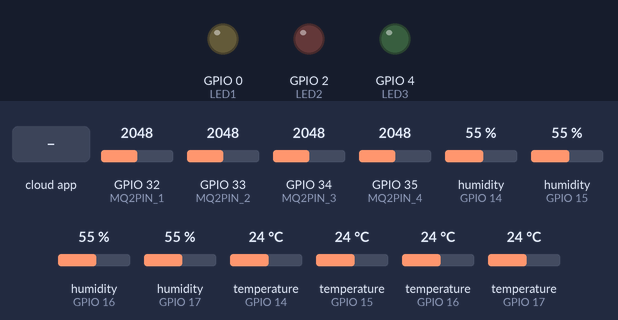
Bench run of a program on a simulated ESP32. Shown: output pins drawn as LEDs (lit = HIGH). The test bench sets the inputs (shaded band); at power-on: GPIO 32 (MQ2PIN_1) = 2048, GPIO 33 (MQ2PIN_2) = 2048, GPIO 34 (MQ2PIN_3) = 2048, GPIO 35 (MQ2PIN_4) = 2048, humidity (sensors on GPIO 14, GPIO 15, GPIO 16, GPIO 17) 55 %, temperature (sensors on GPIO 14, GPIO 15, GPIO 16, GPIO 17) 24 °C. WiFi joins after 1.5 s; servers stay silent unless stated; the Firebase database answers and starts empty; what the program prints to the serial monitor is not drawn.

Above: at 2.7 s.
2.8 s: the phone or cloud app sets dienthoai to 1
At 4.0 s:
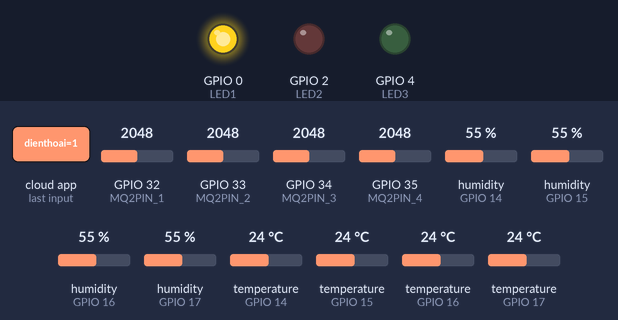
6.9 s: the phone or cloud app sets den1 to 1
At 11.7 s:
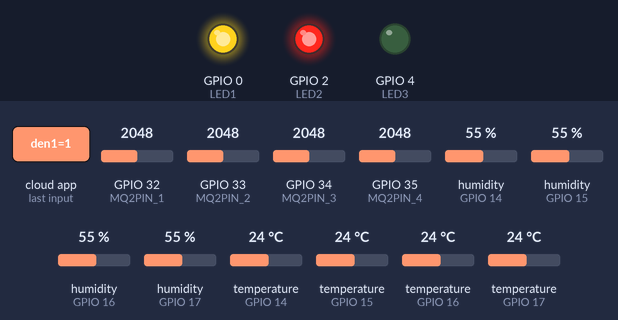
12.4 s: the phone or cloud app sets loa to 1
At 19.4 s:
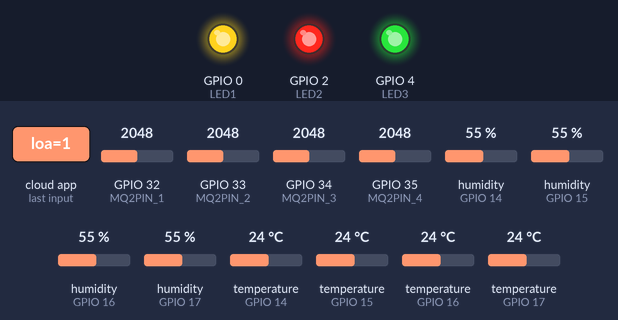
19.9 s: the phone or cloud app sets dienthoai to 0
At 26.1 s:
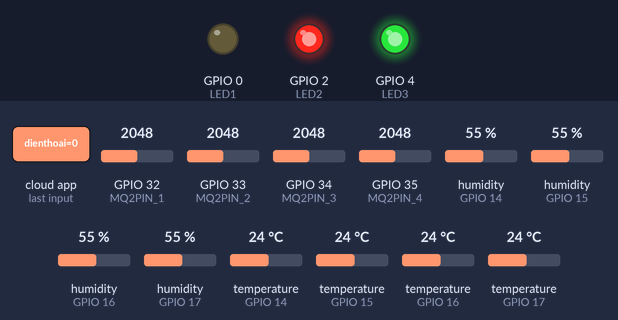
26.9 s: the phone or cloud app sets den1 to 0
At 33.8 s:
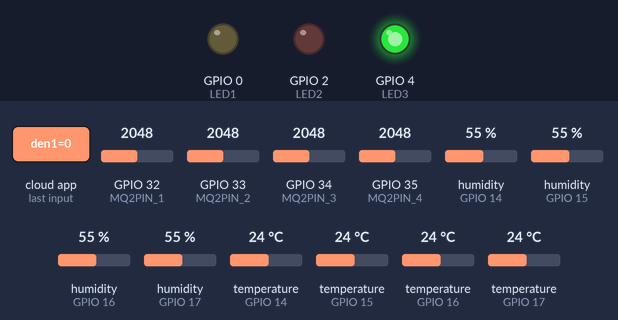
34.3 s: the phone or cloud app sets loa to 0
At 41.4 s:
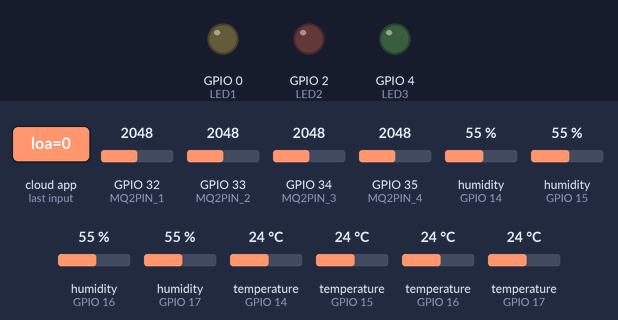
Timing chart, 0 to 42.8 s (numbered marks = the images above; inputs shaded):
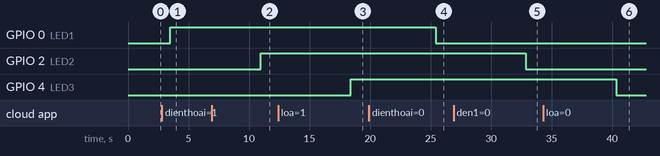

Measured:
- after the input at 2.8 s, GPIO 0 (LED1): LOW → HIGH after 0.71 s
- after the input at 6.9 s, GPIO 2 (LED2): LOW → HIGH after 4.1 s
- after the input at 12.4 s, GPIO 4 (LED3): LOW → HIGH after 6.0 s
- after the input at 19.9 s, GPIO 0 (LED1): HIGH → LOW after 5.5 s
- after the input at 26.9 s, GPIO 2 (LED2): HIGH → LOW after 6.0 s
- after the input at 34.3 s, GPIO 4 (LED3): HIGH → LOW after 6.0 s

The program:

main.cpp
```cpp
#include <DHT.h>
#include <Firebase_ESP_Client.h>
#include <WiFi.h>

// Thông tin kết nối WiFi
#define WIFI_SSID "Wokwi-GUEST"
#define WIFI_PASSWORD ""

// Thông tin Firebase
#define FIREBASE_HOST "https://smart-25b7d-default-rtdb.firebaseio.com/"
#define FIREBASE_AUTH "Uffn2iuXmJPbF0O1KIS1OXWr9EswvYPhqLalf1Zs"

// Cấu hình cảm biến DHT
#define DHTTYPE DHT22
#define DHTPIN_1 14
#define DHTPIN_2 15
#define DHTPIN_3 16
#define DHTPIN_4 17

// Cấu hình cảm biến MQ2
#define MQ2PIN_1 32
#define MQ2PIN_2 33
#define MQ2PIN_3 34
#define MQ2PIN_4 35
#define R0 10.0  // Điện trở MQ2 trong môi trường sạch, cần điều chỉnh tùy hệ thống


// Cấu hình LED
#define LED1 0
#define LED2 2
#define LED3 4

DHT dht1(DHTPIN_1, DHTTYPE);
DHT dht2(DHTPIN_2, DHTTYPE);
DHT dht3(DHTPIN_3, DHTTYPE);
DHT dht4(DHTPIN_4, DHTTYPE);

FirebaseData fbdo;
FirebaseAuth auth;
FirebaseConfig config;

void setup() {
    Serial.begin(115200);
    WiFi.begin(WIFI_SSID, WIFI_PASSWORD);

    Serial.print("Đang kết nối WiFi");
    while (WiFi.status() != WL_CONNECTED) {
        Serial.print(".");
        delay(500);
    }
    Serial.println("\nĐã kết nối WiFi!");
    Serial.println(WiFi.localIP());

    // Khởi động các cảm biến DHT
    dht1.begin();
    dht2.begin();
    dht3.begin();
    dht4.begin();

    // Cấu hình Firebase
    config.host = FIREBASE_HOST;
    config.signer.tokens.legacy_token = FIREBASE_AUTH;
    Firebase.begin(&config, &auth);
    Firebase.reconnectWiFi(true);

    // Cấu hình chân LED
    pinMode(LED1, OUTPUT);
    pinMode(LED2, OUTPUT);
    pinMode(LED3, OUTPUT);

    // Cấu hình chân cảm biến MQ2
    pinMode(MQ2PIN_1, INPUT);
    pinMode(MQ2PIN_2, INPUT);
    pinMode(MQ2PIN_3, INPUT);
    pinMode(MQ2PIN_4, INPUT);
}

bool checkFirebaseWrite(String path, float value) {
    if (Firebase.RTDB.setFloat(&fbdo, path, value)) {
        Serial.println("Đã gửi dữ liệu thành công: " + String(path));
        return true;
    } else {
        Serial.print("Lỗi khi gửi dữ liệu: ");
        Serial.println(fbdo.errorReason().c_str());
        return false;
    }
}
// Hàm tính giá trị ppm từ giá trị ADC dựa trên tỷ lệ Rs/R0
float calculatePPM(int analogValue) {
    float Vout = analogValue * (5.0 / 4095.0);  // Giả sử tham chiếu ADC là 5V, độ phân giải 12-bit (ESP32)
    float Rs = (5.0 - Vout) / Vout * R0;        // Tính Rs dựa trên Vout và điện trở R0
    float ratio = Rs / R0;                      // Tính tỷ lệ Rs/R0 để dùng cho biểu đồ
    float ppm = (1000 * pow(ratio, -2.62))/362;       // Công thức tính ppm dựa trên biểu đồ log-log của MQ2
    return ppm;
}
void sendDataToFirebase(String path, float temperature, float humidity) {
    checkFirebaseWrite(path + "/Nhietdo", temperature);
    checkFirebaseWrite(path + "/Doam", humidity);
}

void sendMQ2DataToFirebase(String path, int gasValue) {
    checkFirebaseWrite(path + "/Nongdogas", gasValue);
}

void getLedStateFromFirebase() {
    int led1State, led2State, led3State;

    if (Firebase.RTDB.getInt(&fbdo, "/thietbi1/dienthoai")) {
        led1State = fbdo.intData();
        digitalWrite(LED1, led1State);
        Serial.print("LED1: "); Serial.println(led1State);
    }
    if (Firebase.RTDB.getInt(&fbdo, "/thietbi2/den1")) {
        led2State = fbdo.intData();
        digitalWrite(LED2, led2State);
        Serial.print("LED2: "); Serial.println(led2State);
    }
    if (Firebase.RTDB.getInt(&fbdo, "/thietbi3/loa")) {
        led3State = fbdo.intData();
        digitalWrite(LED3, led3State);
        Serial.print("LED3: "); Serial.println(led3State);
    }
}

void loop() {
    if (WiFi.status() != WL_CONNECTED) {
        Serial.println("Mất kết nối WiFi, đang thử kết nối lại...");
        WiFi.begin(WIFI_SSID, WIFI_PASSWORD);
        delay(5000);
        return;
    }

    // Đọc dữ liệu từ từng cảm biến DHT
    float temp1 = dht1.readTemperature();
    float hum1 = dht1.readHumidity();
    float temp2 = dht2.readTemperature();
    float hum2 = dht2.readHumidity();
    float temp3 = dht3.readTemperature();
    float hum3 = dht3.readHumidity();
    float temp4 = dht4.readTemperature();
    float hum4 = dht4.readHumidity();

    // Đọc giá trị từ cảm biến MQ2
    int mq2Value1 = analogRead(MQ2PIN_1);
    int mq2Value2 = analogRead(MQ2PIN_2);
    int mq2Value3 = analogRead(MQ2PIN_3);
    int mq2Value4 = analogRead(MQ2PIN_4);

    float mq2PPM1 = calculatePPM(mq2Value1);
    float mq2PPM2 = calculatePPM(mq2Value2);
    float mq2PPM3 = calculatePPM(mq2Value3);
    float mq2PPM4 = calculatePPM(mq2Value4);

    // Kiểm tra lỗi đọc dữ liệu
    if (isnan(temp1) || isnan(hum1) || isnan(temp2) || isnan(hum2) ||
        isnan(temp3) || isnan(hum3) || isnan(temp4) || isnan(hum4)) {
        Serial.println("Lỗi: Không đọc được dữ liệu từ một hoặc nhiều cảm biến DHT!");
        return;
    }

    Serial.println("--- Dữ liệu từ các cảm biến DHT ---");
    Serial.printf("DHT1 - Nhiệt độ: %.2f°C | Độ ẩm: %.2f%%\n\r", temp1, hum1);
    Serial.printf("DHT2 - Nhiệt độ: %.2f°C | Độ ẩm: %.2f%%\n\r", temp2, hum2);
    Serial.printf("DHT3 - Nhiệt độ: %.2f°C | Độ ẩm: %.2f%%\n\r", temp3, hum3);
    Serial.printf("DHT4 - Nhiệt độ: %.2f°C | Độ ẩm: %.2f%%\n\r", temp4, hum4);

    Serial.println("--- Dữ liệu từ các cảm biến MQ2 ---");
    Serial.printf("MQ2_1 Gas PPM: %.2f ppm\n\r", mq2PPM1);
    Serial.printf("MQ2_2 Gas PPM: %.2f ppm\n\r", mq2PPM2);
    Serial.printf("MQ2_3 Gas PPM: %.2f ppm\n\r", mq2PPM3);
    Serial.printf("MQ2_4 Gas PPM: %.2f ppm\n\r", mq2PPM4);

    // Gửi dữ liệu lên Firebase
    sendDataToFirebase("/phong101", temp1, hum1);
    sendDataToFirebase("/phong102", temp2, hum2);
    sendDataToFirebase("/phong103", temp3, hum3);
    sendDataToFirebase("/phong104", temp4, hum4);

    sendMQ2DataToFirebase("/phong101", mq2PPM1);
    sendMQ2DataToFirebase("/phong102", mq2PPM2);
    sendMQ2DataToFirebase("/phong103", mq2PPM3);
    sendMQ2DataToFirebase("/phong104", mq2PPM4);

    // Lấy trạng thái LED từ Firebase
    getLedStateFromFirebase();

    delay(5000); // Đợi 5 giây trước khi đọc và gửi dữ liệu tiếp theo
}
```
